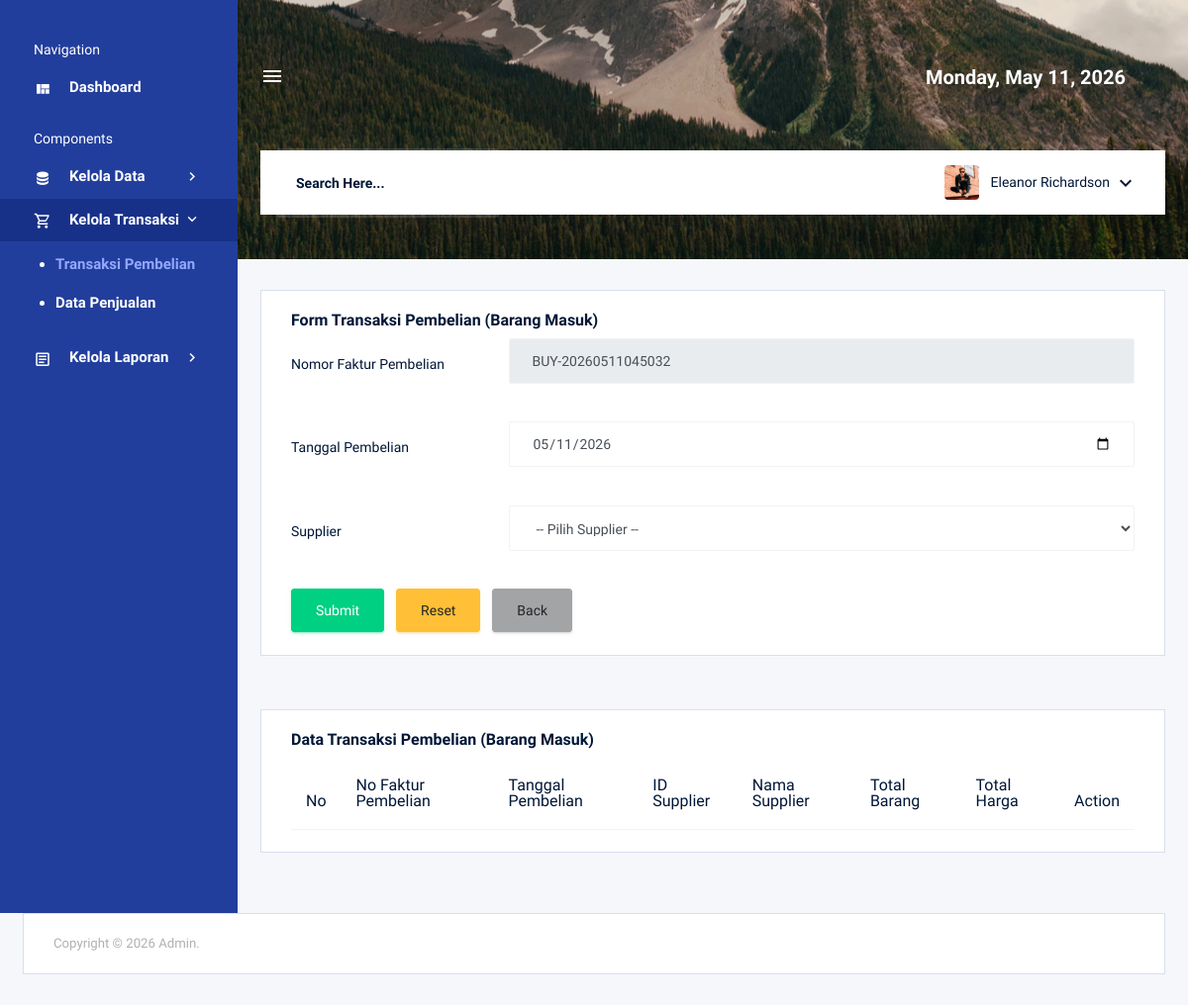
The app's page /admin/transaksi_pembelian.php (signed in), older data.
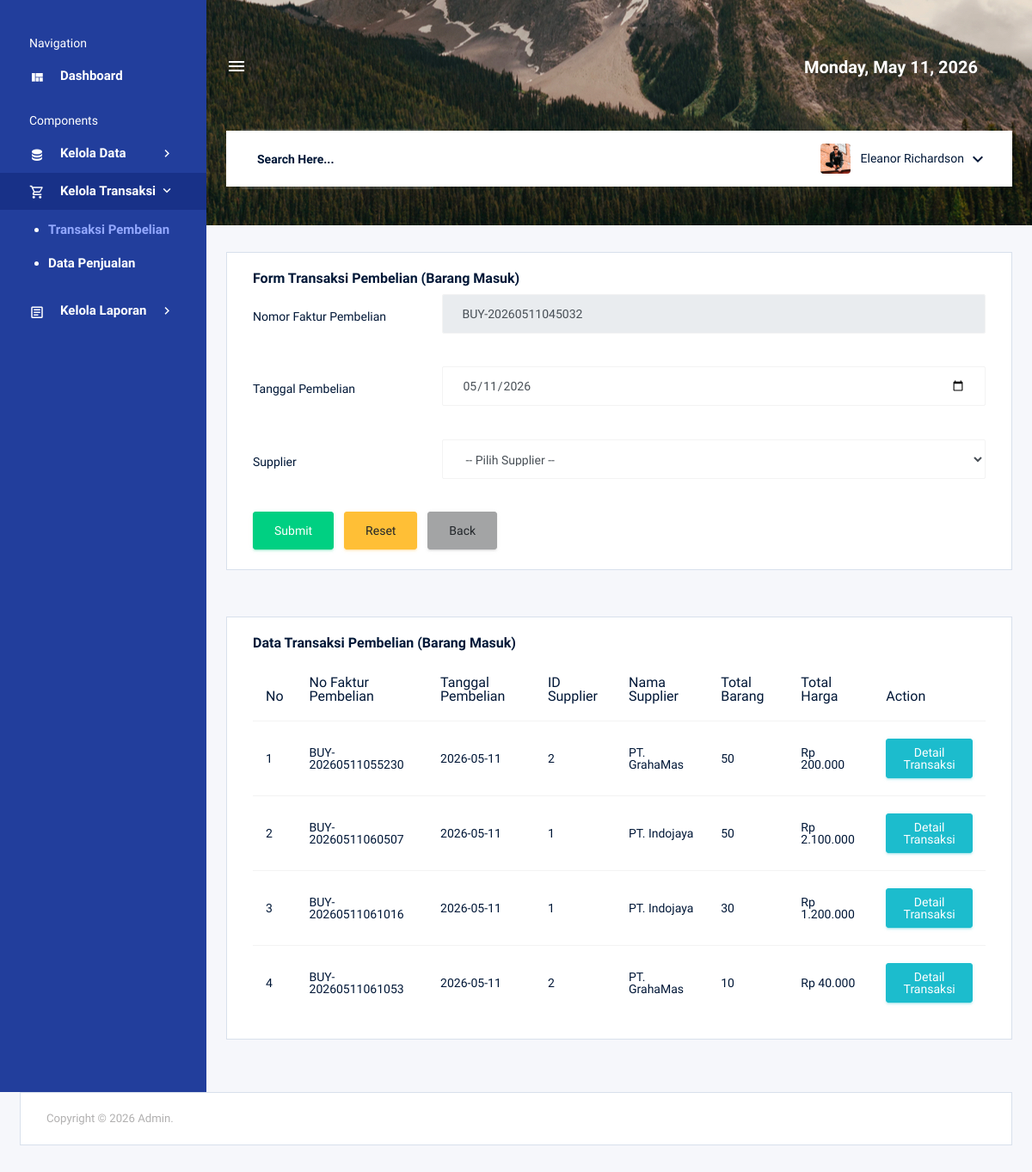
The same page, newer data.
### tables this page shows
CREATE TABLE `tb_pembelian` (
  `no_pembelian` varchar(100) NOT NULL,
  `tanggal_pembelian` varchar(30) DEFAULT NULL,
  `id_supplier` varchar(100) DEFAULT NULL,
  `total_barangall` int(30) DEFAULT NULL,
  `total_hargaall` int(30) DEFAULT NULL
);

CREATE TABLE `tb_supplier` (
  `id_supplier` varchar(100) NOT NULL,
  `nama_supplier` text DEFAULT NULL,
  `alamat_supplier` text DEFAULT NULL,
  `telepon_supplier` varchar(100) DEFAULT NULL,
  `email_supplier` varchar(100) DEFAULT NULL,
  `pass_supplier` varchar(100) DEFAULT NULL
);

### admin/transaksi_pembelian.php (the view, shortened to what this page needs)
<?php
include '../koneksi.php';
$no_pembelian_otomatis = "BUY-" . date('YmdHis');
?>
<!DOCTYPE html>
<html lang="en">
<?php include 'elements/header.php'; ?>
<body>
    <div class="container-scroller d-flex">
        <?php include 'elements/sidebar.php'; ?>
        <div class="container-fluid page-body-wrapper">
            <?php include 'elements/navbar.php'; ?>
            <div class="main-panel">
                <div class="content-wrapper">
                    <div class="row mb-4">
                        <div class="col-lg-12 grid-margin stretch-card">
                            <div class="card">
                                <div class="card-body">
                                    <h4 class="card-title">Form Transaksi Pembelian (Barang Masuk)</h4>
                                    <form class="forms-sample" method="POST" action="proses.php?aksi=tambah_pembelian">
                                        <div class="form-group row">
                                            <label class="col-sm-3 col-form-label">Nomor Faktur Pembelian</label>
                                            <div class="col-sm-9">
                                                <input type="text" class="form-control" name="no_pembelian" value="<?php echo $no_pembelian_otomatis; ?>" readonly>
                                            </div>
                                        </div>
                                        <div class="form-group row">
                                            <label class="col-sm-3 col-form-label">Tanggal Pembelian</label>
                                            <div class="col-sm-9">
                                                <input type="date" class="form-control" name="tanggal_pembelian" value="<?php echo date('Y-m-d'); ?>" required>
                                            </div>
                                        </div>
                                        <div class="form-group row">
                                            <label class="col-sm-3 col-form-label">Supplier</label>
                                            <div class="col-sm-9">
                                                <select class="form-control" name="id_supplier" required>
                                                    <option value="">-- Pilih Supplier --</option>
                                                </select>
                                            </div>
                                        </div>
                                        <button type="submit" class="btn btn-success mr-2">Submit</button>
                                        <button type="reset" class="btn btn-warning mr-2">Reset</button>
                                        <a href="index_admin.php" class="btn btn-secondary">Back</a>
                                    </form>
                                </div>
                            </div>
                        </div>
                    </div>
                    <div class="row">
                        <div class="col-lg-12 grid-margin stretch-card">
                            <div class="card">
                                <div class="card-body">
                                    <h4 class="card-title">Data Transaksi Pembelian (Barang Masuk)</h4>
                                    <div class="table-responsive">
                                        <table class="table table-hover">
                                            <thead>
                                                <tr>
                                                    <th>No</th>
                                                    <th>No Faktur Pembelian</th>
                                                    <th>Tanggal Pembelian</th>
                                                    <th>ID Supplier</th>
                                                    <th>Nama Supplier</th>
                                                    <th>Total Barang</th>
                                                    <th>Total Harga</th>
                                                    <th>Action</th>
                                                </tr>
                                            </thead>
                                            <tbody>
                                                <?php
                                                $query = mysqli_query($koneksi, "SELECT p.*, s.nama_supplier FROM tb_pembelian p LEFT JOIN tb_supplier s ON p.id_supplier = s.id_supplier ORDER BY p.tanggal_pembelian DESC");
                                                $no = 1;
                                                while ($data = mysqli_fetch_array($query)) {
                                                ?>
                                                    <tr>
                                                        <td><?php echo $no++; ?></td>
                                                        <td><?php echo $data['no_pembelian']; ?></td>
                                                        <td><?php echo $data['tanggal_pembelian']; ?></td>
                                                        <td><?php echo $data['id_supplier']; ?></td>
                                                        <td><?php echo $data['nama_supplier']; ?></td>
                                                        <td><?php echo $data['total_barangall']; ?></td>
                                                        <td>Rp <?php echo number_format($data['total_hargaall'], 0, ',', '.'); ?></td>
                                                        <td>
                                                            <a href="detail_pembelian.php?no_pembelian=<?php echo $data['no_pembelian']; ?>" class="btn btn-sm btn-info">Detail Transaksi</a>
                                                        </td>
                                                    </tr>
                                                <?php } ?>
                                            </tbody>
                                        </table>
                                    </div>
                                </div>
                            </div>
                        </div>
                    </div>
                </div>
            </div>
        </div>
    </div>
    <?php include 'elements/footer.php'; ?>
</body>
</html>

### admin/elements/header.php (shortened to what this page needs)
<head>
    <link rel="stylesheet" href="../assets/backend/vendors/mdi/css/materialdesignicons.min.css">
    <link rel="stylesheet" href="../assets/backend/vendors/css/vendor.bundle.base.css">
    <link rel="stylesheet" href="../assets/backend/css/style.css">
</head>

### admin/elements/sidebar.php (shortened to what this page needs)
<nav class="sidebar sidebar-offcanvas" id="sidebar">
    <ul class="nav">
        <li class="nav-item sidebar-category">
            <p>Navigation</p>
        </li>
        <li class="nav-item">
            <a class="nav-link" href="index.php">
                <i class="mdi mdi-view-quilt menu-icon"></i>
                <span class="menu-title">Dashboard</span>
            </a>
        </li>
        <li class="nav-item sidebar-category">
            <p>Components</p>
        </li>
        <li class="nav-item">
            <a class="nav-link" data-toggle="collapse" href="#kelola-data" aria-expanded="false" aria-controls="kelola-data">
                <i class="mdi mdi-database menu-icon"></i>
                <span class="menu-title">Kelola Data</span>
                <i class="menu-arrow"></i>
            </a>
        </li>
        <li class="nav-item">
            <a class="nav-link" data-toggle="collapse" href="#kelola-transaksi" aria-expanded="false" aria-controls="kelola-transaksi">
                <i class="mdi mdi-cart-outline menu-icon"></i>
                <span class="menu-title">Kelola Transaksi</span>
                <i class="menu-arrow"></i>
            </a>
            <div class="collapse" id="kelola-transaksi">
                <ul class="nav flex-column sub-menu">
                    <li class="nav-item"> <a class="nav-link" href="transaksi_pembelian.php">Transaksi Pembelian</a></li>
                    <li class="nav-item"> <a class="nav-link" href="data_penjualan.php">Data Penjualan</a></li>
                </ul>
            </div>
        </li>
        <li class="nav-item">
            <a class="nav-link" data-toggle="collapse" href="#kelola-laporan" aria-expanded="false" aria-controls="kelola-laporan">
                <i class="mdi mdi-file-document-box-outline menu-icon"></i>
                <span class="menu-title">Kelola Laporan</span>
                <i class="menu-arrow"></i>
            </a>
        </li>
    </ul>
</nav>

### admin/elements/navbar.php (shortened to what this page needs)
<head>
    <link rel="stylesheet" href="../assets/backend/vendors/mdi/css/materialdesignicons.min.css">
    <link rel="stylesheet" href="../assets/backend/vendors/css/vendor.bundle.base.css">
    <link rel="stylesheet" href="../assets/backend/css/style.css">
</head>
<nav class="navbar col-lg-12 col-12 px-0 py-0 py-lg-4 d-flex flex-row">
    <div class="navbar-menu-wrapper d-flex align-items-center justify-content-end">
        <button class="navbar-toggler navbar-toggler align-self-center" type="button" data-toggle="minimize">
            <span class="mdi mdi-menu"></span>
        </button>
        <ul class="navbar-nav navbar-nav-right">
            <li class="nav-item">
                <h4 class="mb-0 font-weight-bold d-none d-xl-block"><?php
                                                                    $timestamp = new DateTime('now', new DateTimeZone('Asia/Jakarta'));
                                                                    echo $timestamp->format("l, F j, Y");
                                                                    ?>
            </li>
        </ul>
    </div>
    <div class="navbar-menu-wrapper navbar-search-wrapper d-none d-lg-flex align-items-center">
        <ul class="navbar-nav mr-lg-2">
            <li class="nav-item nav-search d-none d-lg-block">
                <div class="input-group">
                    <input type="text" class="form-control" placeholder="Search Here..." aria-label="search" aria-describedby="search">
                </div>
            </li>
        </ul>
        <ul class="navbar-nav navbar-nav-right">
            <li class="nav-item nav-profile dropdown">
                <a class="nav-link dropdown-toggle" href="#" data-toggle="dropdown" id="profileDropdown">
                    <img src="../assets/backend/images/faces/face5.jpg" alt="profile" />
                    <span class="nav-profile-name">Eleanor Richardson</span>
                </a>
            </li>
        </ul>
    </div>
</nav>

### admin/elements/footer.php (shortened to what this page needs)
<footer class="footer">
    <div class="card">
        <div class="card-body">
            <div class="d-sm-flex justify-content-center justify-content-sm-between">
                <span class="text-muted d-block text-center text-sm-left d-sm-inline-block">Copyright © 2026 Admin.</span>
            </div>
        </div>
    </div>
</footer>

Row changes from the older to the newer data that the page shows:
added tb_pembelian: no_pembelian "BUY-20260511055230", tanggal_pembelian "2026-05-11", id_supplier "2", id_supplier.nama_supplier "PT. GrahaMas", total_barangall "50", total_hargaall "200.000"
added tb_pembelian: no_pembelian "BUY-20260511060507", tanggal_pembelian "2026-05-11", id_supplier "1", id_supplier.nama_supplier "PT. Indojaya", total_barangall "50", total_hargaall "2.100.000"
added tb_pembelian: no_pembelian "BUY-20260511061016", tanggal_pembelian "2026-05-11", id_supplier "1", id_supplier.nama_supplier "PT. Indojaya", total_barangall "30", total_hargaall "1.200.000"
added tb_pembelian: no_pembelian "BUY-20260511061053", tanggal_pembelian "2026-05-11", id_supplier "2", id_supplier.nama_supplier "PT. GrahaMas", total_barangall "10", total_hargaall "40.000"
